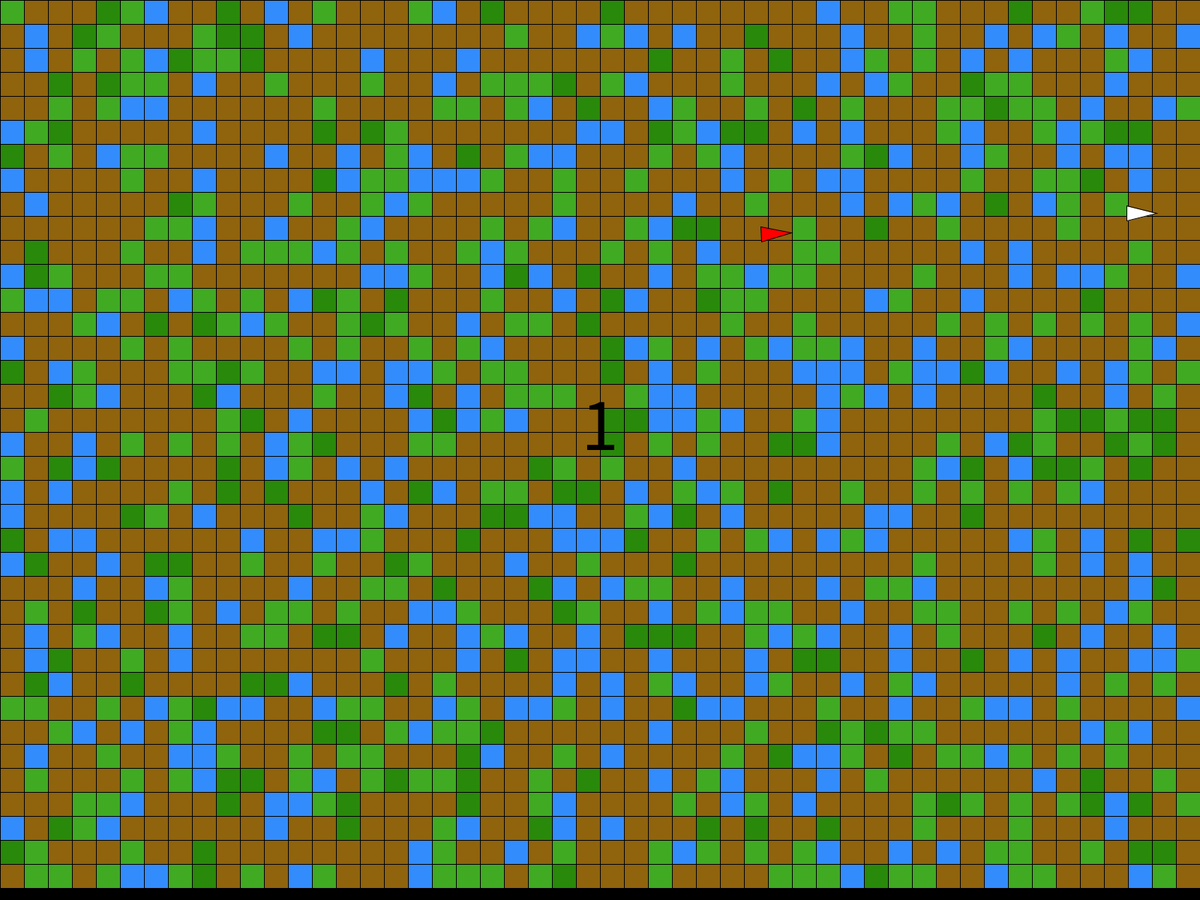
Frame 1 (no input)
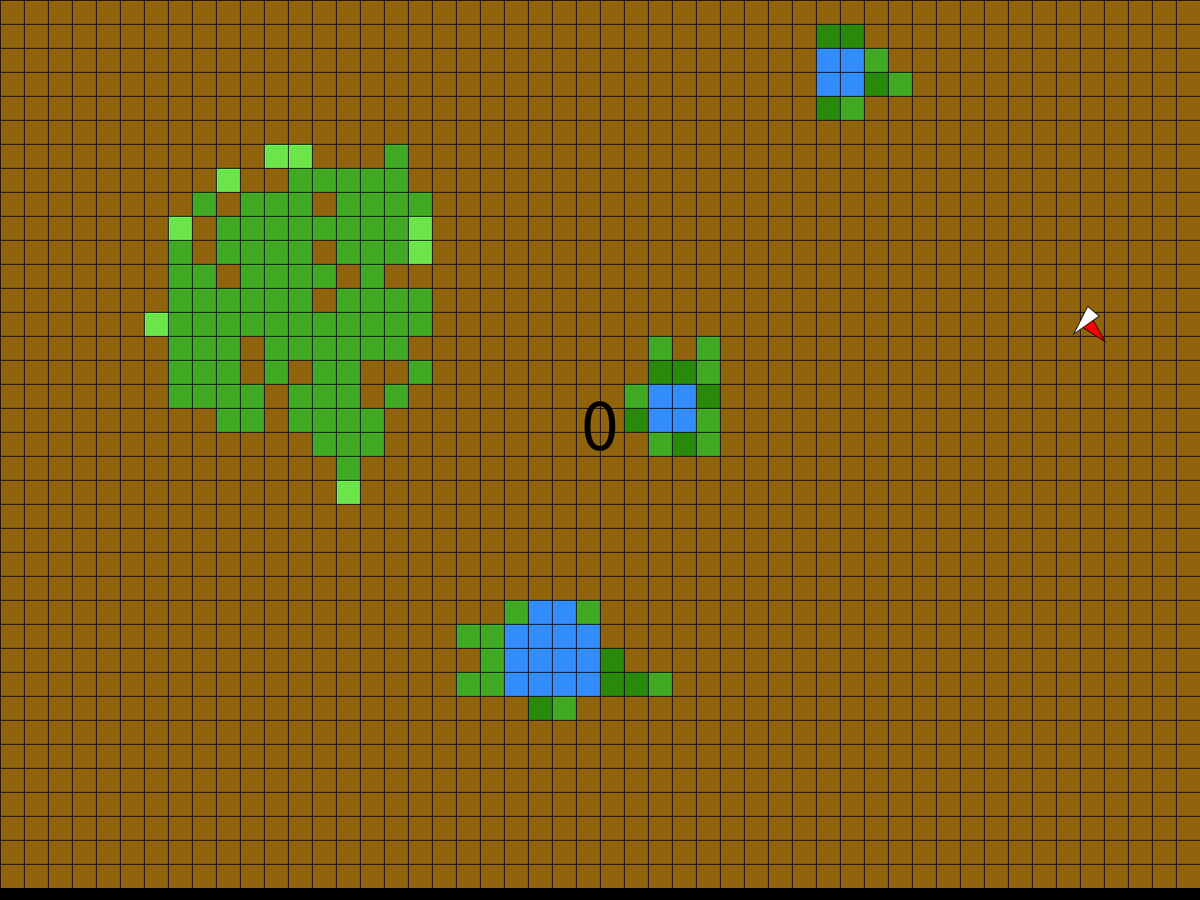
Frame 60 (the mouse pressed at the canvas centre just before this capture)
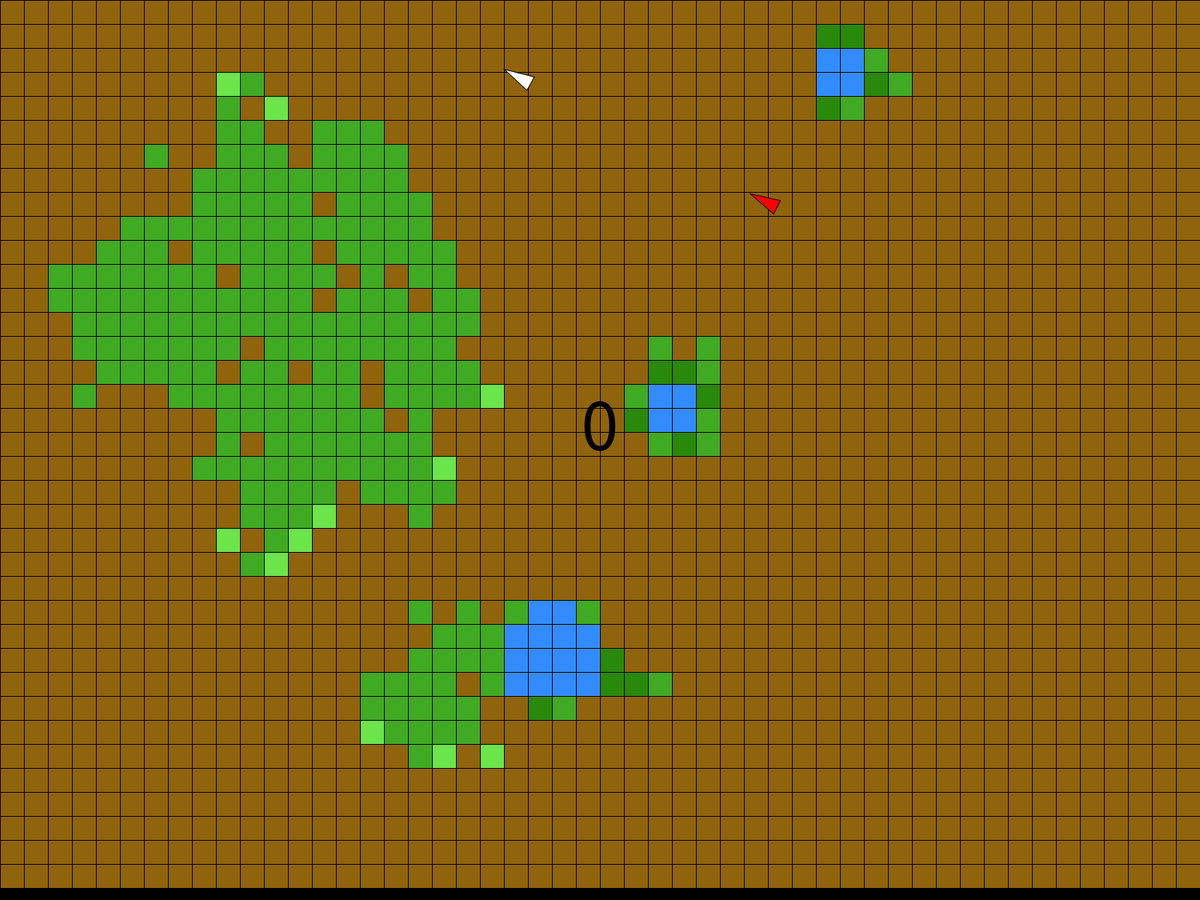
Frame 120 (the mouse held since frame 60 and released just before this capture)

The Processing sketch that drew these frames (run headless with seeded random() and noise(); from frame 60 on, the mouse is pressed at the canvas centre):

// Processing sketch: AACA
// ── AACA.pde
Cell Cell;
Vehicle prey;
Vehicle hunter;


void setup(){
  frameRate(60);
fullScreen();
//size(640, 480);


hunter = new hunter(new PVector(random(width),random(height)), 6, 0.6, 500);
prey = new prey(new PVector(random(width),random(height)), 6, 0.6, 100);
Cell = new Cell();
}




void draw(){
background(0);

Cell.cellDraw();
Cell.generate();

hunter.move(prey);
hunter.update();
hunter.display();
hunter.onCell(Cell);

prey.move(hunter);
prey.display();
prey.update();



}

// ── Cell.pde
class Cell {
  // laver arrays til celler og regler
  int[][] board;
  int columns;
  int rows;

  int w = 32; //angiver størrelse

  Cell() {

    columns = width/w;
    rows = height/w;

    board = new int[columns][rows];
    for (int x = 0; x < columns; x++) {
      for (int y = 0; y < rows; y++) {
        int temp = int(random(100)); // gør så man kan lve forskellige chancer for forskellige gamestates credit: Morgan
        if (temp < 15) { //har 15% chance for at være vand
          board[x][y] = 3;
        } else if (temp > 80) { // har 20% chance for at være græs
          board[x][y] = 1;
        } else if (temp > 15 && temp < 25) { //har 25% chance for at være sump
          board[x][y] = 6;
        } else { // bliver til jord hvis den ikke bliver nogle af de andre
          board[x][y] = 0;
        }
        // println(board[x][y]); // Printer værdien af cellerne i starten til bug fixing
      }
    }
  }

  void generate() {
    int[][] next = new int[columns][rows];
    //går igennem hver celle
    for (int x = 1; x < columns-1; x++) { 
      for (int y = 1; y < rows-1; y++) { 
        //resetter alle naboer, vand og sump
        int neighboors = 0; 
        int water = 0;
        int swamp = 0;
        // går så igennem naboerne
        for (int i = -1; i <= 1; i++) {
          for (int j = -1; j <= 1; j++) {
            neighboors += board[x+i][y+j]; 
            if (board[x+i][y+j] == 3) { // tjekker hvor mange vand naboer der er 
              water++;
            }
            if (board[x+i][y+j] == 6) { // tjekker hvor mange sump naboer der er 
              swamp++;
            }
          }
        }
        neighboors -= board[x][y];
        //Regler:
        //Græs
        if      ((board[x][y] > 0) && (neighboors <  2) && (board[x][y] < 3)) next[x][y] = 0;
        else if ((board[x][y] > 0) && (neighboors >  3) && (board[x][y] < 3)) next[x][y] = 1;
        else if ((board[x][y] == 0) && (neighboors == 3) && (board[x][y] < 3)) next[x][y] = int(random(1, 3));


        //Vand
        else if ((board[x][y] > 0) && (water <  2)) next[x][y] = 0;
        else if ((board[x][y] > 0) && (water >  3)) next[x][y] = 3;
        else if ((board[x][y] == 0) && (water == 3)) next[x][y] = 3;

        //Sump
        else if ((board[x][y] > 0) && (swamp <  4)) next[x][y] = 6;
        else if ((board[x][y] > 0) && (swamp >  2)) next[x][y] = 6;
        else if ((board[x][y] == 0) && (swamp == 3)) next[x][y] = 6;
      }
    }
    board = next; //laver det næste board der er blevet udregnet til det nuværende board der bliver displayet
  }

  void cellDraw() {
    //tjekker alle celler og giver dem farver alt efter hvad de er
    for (int i = 0; i < columns; i++) {
      for (int j = 0; j < rows; j++) {
        if (board[i][j] == 1) { //græs
          //fill(#4CCE2A);
          fill(#40AA23);
        } else if (board[i][j] == 2) { //groende græs
          fill(#6BE54A);
          //fill(#DE0000); //til debug n shit af græs
        } else if (board[i][j] == 3) { //Vand
          fill(#338CFC);
        } else if (board[i][j] == 6) { //sump
          fill(#29890A);
        } else if (board[i][j] == 0) { //jord
          fill(#90630D);
        }
        stroke(0);

        rect(i*w, j*w, w, w);
      }
    }
  }
}

// ── Vehicle.pde
abstract class Vehicle {

  PVector position; 
  PVector acc; 
  PVector vel; 
  PVector desired; 
  float maxspeed; 
  float oldspeed; 
  float maxforce; 
  float size; 
  float range;
  int timer;
  int counter;
  



void update() {
    vel.add(acc);
    vel.limit(maxspeed);
    position.add(vel);
    acc.mult(0);
  }


  void seek(Vehicle _target) {}
  void move(Vehicle _target){}
  void flee(Vehicle _target) {}
  void display() {}
  void wander(){}
  void onCell(Cell _target){}
  
  void applyForce(PVector force) {
    acc.add(force);
  }
 
  

   
  
  
}

// ── hunter.pde
class hunter extends Vehicle {

  hunter(PVector _p, float _maxspeed, float _maxforce, float _range) {
    position = _p;
    acc = new PVector(0, 0);
    vel = new PVector(0, 0);
    size = 5;
    maxforce = _maxforce;
    maxspeed = _maxspeed;
    oldspeed = _maxspeed;
    range = _range;
    desired = new PVector(width/2, height/2);
    timer = millis();
    counter = 500;
  }



  void move(Vehicle _target) {

    if ((position.x > width) || (position.x < 0)) {  //border on x
      vel.x = vel.x * -1;
      desired.x *= -1;
    } else if ((position.y > height) || (position.y < 0)) {  //border on y
      vel.y = vel.y * -1;
      desired.y *= -1;
    } else if (dist(position.x, position.y, _target.position.x, _target.position.y) < range) { //Starts the fleeing behavior
      seek(_target);
      maxspeed *= 1.01; //Makes the hunter move faster when it hunts
      //print("hunt");
    } else if (millis() - timer > counter) {   //starts the animals wandering behavior 
      maxspeed = oldspeed;
      wander();
      timer = millis();
      //print("Wander");
    }




    PVector steer = PVector.sub(desired, vel);
    steer.limit(maxforce);
    applyForce(steer);
  }

  void seek(Vehicle _target) {
    desired = PVector.sub(_target.position, position);
    desired.normalize();
    desired.mult(maxspeed);
  }

  void wander() {    //makes the target move to a new point via polar vectors
    float r = 20.5;
    float x = r*cos(random(360));
    float y = r*sin(random(360));

    desired.sub(new PVector(x, y));
    desired.normalize();
    desired.mult(maxspeed);
  }

  void onCell(Cell _target) {
    int x = int(position.x/_target.w);
    int y = int(position.y/_target.w);

    if (x > 0 && x < _target.columns && y > 0 && y < _target.rows) {
      textAlign(CENTER);
      textSize(100);
      fill(0);
      text(_target.board[x][y], width/2, height/2);
      print(_target.board[x][y]);
    }
  }

  void display() {
    //image(pic,position.x,position.y);
    float theta = vel.heading() + PI/2;
    fill(255, 0, 0);
    stroke(0);
    pushMatrix();
    translate(position.x, position.y);
    rotate(theta);
    beginShape();
    vertex(0, -size*4);
    vertex(-size*2, size*4);
    vertex(size*2, size*4);
    endShape(CLOSE);
    popMatrix();
  }
}

// ── prey.pde
class prey extends Vehicle{

  
  prey(PVector _p,float _maxspeed, float _maxforce, float _range){
    position = _p;
    acc = new PVector(0, 0);
    vel = new PVector(0, 0);
    size = 5;
    maxforce = _maxforce;
    maxspeed = _maxspeed;
    oldspeed = _maxspeed;
    range = _range;
    desired = new PVector(width/2, height/2);
    timer = millis();
    counter = 500;
    
  }
  
  void move(Vehicle _target){

    if ((position.x > width) || (position.x < 0)) {  //border on x
      vel.x = vel.x * -1;
      desired.x *= -1;
    }
    else if ((position.y > height) || (position.y < 0)) {  //border on y
      vel.y = vel.y * -1;
      desired.y *= -1;
    }
    else if (dist(position.x, position.y, _target.position.x, _target.position.y) < range) { 
      flee(_target);

      maxspeed *= 1.06; //Makes the pray move faster when it flees



    } 
     else if (millis() - timer > counter) {   
      wander();
      timer = millis();
    }
   
    
   if (dist(position.x, position.y, _target.position.x, _target.position.y) > _target.range*2) { 
     maxspeed = oldspeed;
     
    }
  
 PVector steer = PVector.sub(desired, vel);  //makes the animal move
    steer.limit(maxforce);
    applyForce(steer);
  }
  
  void flee(Vehicle _target) {
    desired = PVector.sub(_target.position, position).mult(-1);
    desired.normalize();
    desired.mult(maxspeed);
  }
  
  void wander() {    //makes the target move to a new point via polar vectors
    float r = 20.5;
    float x = r*cos(random(360));
    float y = r*sin(random(360));
    
    desired.sub(new PVector(x, y));
    desired.normalize();
    desired.mult(maxspeed);
  }
  
  
   void display() {
  //Vehicle is a triangle pointing in the direction of velocity; since it is drawn pointing up, we rotate it an additional 90 degrees.
   float theta = vel.heading() + PI/2;
    fill(#FFFFFF);
    stroke(0);
    pushMatrix();
    translate(position.x,position.y);
    rotate(theta);
    beginShape();
    vertex(0, -size*4);
    vertex(-size*2, size*4);
    vertex(size*2, size*4);
    endShape(CLOSE);
    popMatrix(); 
  }
}
